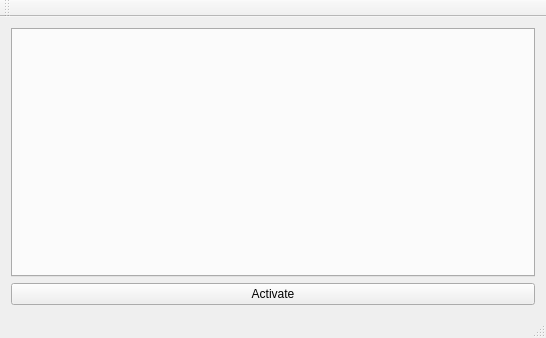
<?xml version="1.0" encoding="UTF-8"?>
<ui version="4.0">
 <class>MainWindow</class>
 <widget class="QMainWindow" name="MainWindow">
  <property name="geometry">
   <rect>
    <x>0</x>
    <y>0</y>
    <width>546</width>
    <height>338</height>
   </rect>
  </property>
  <property name="windowTitle">
   <string>MainWindow</string>
  </property>
  <widget class="QWidget" name="centralWidget">
   <layout class="QGridLayout" name="gridLayout">
    <item row="0" column="0">
     <layout class="QVBoxLayout" name="verticalLayout">
      <item>
       <widget class="QTabWidget" name="tabWidget">
        <property name="currentIndex">
         <number>-1</number>
        </property>
       </widget>
      </item>
      <item>
       <widget class="QPushButton" name="activateButton">
        <property name="text">
         <string>Activate</string>
        </property>
       </widget>
      </item>
     </layout>
    </item>
   </layout>
  </widget>
  <widget class="QMenuBar" name="menuBar">
   <property name="geometry">
    <rect>
     <x>0</x>
     <y>0</y>
     <width>546</width>
     <height>19</height>
    </rect>
   </property>
  </widget>
  <widget class="QToolBar" name="mainToolBar">
   <attribute name="toolBarArea">
    <enum>TopToolBarArea</enum>
   </attribute>
   <attribute name="toolBarBreak">
    <bool>false</bool>
   </attribute>
  </widget>
  <widget class="QStatusBar" name="statusBar"/>
 </widget>
 <layoutdefault spacing="6" margin="11"/>
 <resources/>
 <connections/>
</ui>
